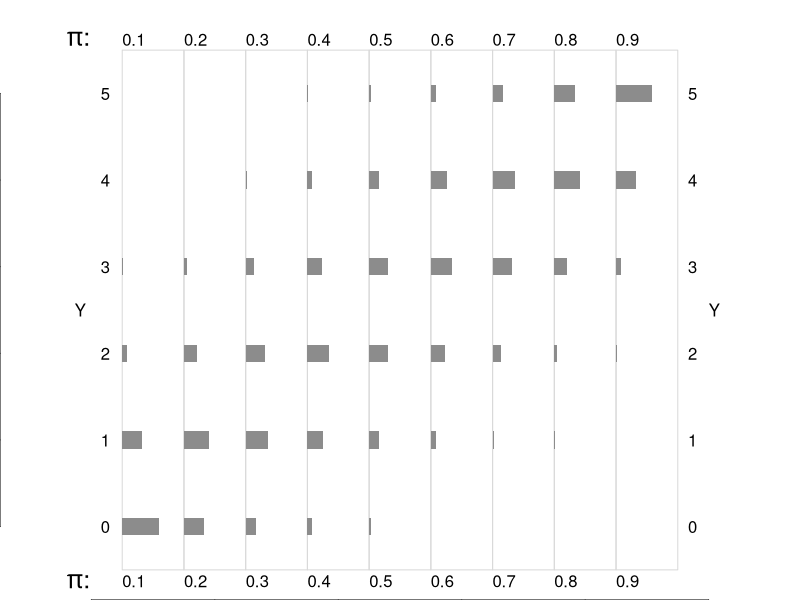
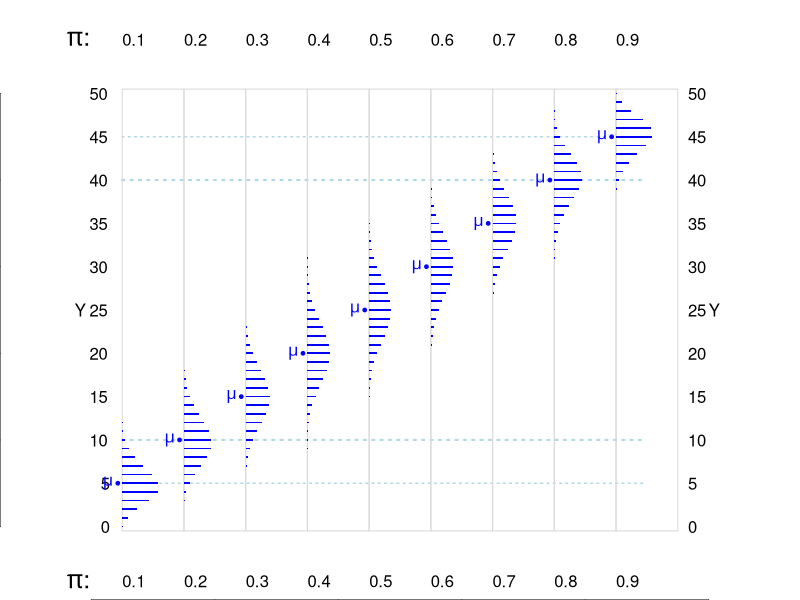

R code for these plots, in order:
## ---- chunk 1

showBinomials = function(n=5,d.n=1){
  
    par(mfrow=c(1,1),mar = c(0,0,1,0))

    plot(-10,-10,xlim=c(-0.1,1.1),ylim=c(-0.12,1.12)*n,,frame=FALSE)

    Dx = 0.1

    yy = 0:n 
    
    yyy = seq(0,n,d.n)
    
    

    text(-0.04,  1.11*n, expression(paste(pi,":")), adj=c(0,0),cex=1.5,font=2)
    text(-0.04, -0.11*n, expression(paste(pi,":")), adj=c(0,1),cex=1.5,font=2)

    if(n > 5 & (n-5)> 5){
        segments(Dx/2,   5, 1-Dx, 5, col="lightblue",   
                 lty="dotted", lwd=1.5)
        segments(Dx/2, n-5, 1-Dx, n-5, col="lightblue",
                 lty="dotted", lwd=1.5)
    } 
    if(n > 10){
        segments(Dx/2,   10, 1-Dx,   10, col="lightblue",
                 lty="dotted", lwd=2)
        segments(Dx/2, n-10, 1-Dx, n-10, col="lightblue",
                 lty="dotted", lwd=2)
    } 
    for(P in seq(Dx,1-Dx,Dx)){
        if(P %in% seq(Dx,1-Dx,Dx)) {
            text(P-Dx/2,  1.11*n, toString(P), adj=c(0,0))
            text(P-Dx/2, -0.11*n, toString(P), adj=c(0,1))
        }
        rect(P-Dx/2, -1/2, P+Dx/2, n+1/2, border="grey85")
        if(P==Dx){ 
           text(P -Dx, 0.5*n, "Y", adj=c(1.5,0.5))
           text(1-P+Dx,   0.5*n, "Y", adj=c(0,0.5))
           for(y in yy) {
              if( y %in% yyy ){
              text(P-Dx/1.5, y, toString(y), 
                   adj=c(1.25,0.5))
              text(1-Dx + Dx/1.5   , y, toString(y), 
                   adj=c(0,   0.5) )
              }
           }
        }
    xx = dbinom(yy,n,P ) * Dx * sqrt(n/5)
    E = n*P ; COL=col="grey55"
    if( ( E >= 5 & E <=  (n-5) )  ) {
        COL = "blue"
    }
    rect(rep(P,n+1)-Dx/2, yy-0.1, rep(P,n+1)+xx - Dx/2, yy+0.1, 
              border=NA, col=COL )
    
    if( COL=="blue") {
       points(P-Dx/1.75,E, pch=19, cex=0.5, col=COL)
       text(P-Dx/1.75,E, expression(mu), 
            cex=1,adj=c(1.5,0.5),font=2, col=COL)
      
    } 
    }
  
}


## ---- chunk 2

showBinomials(n=5,d.n=1)

## ---- chunk 3

showBinomials(n=50,d.n=5)

